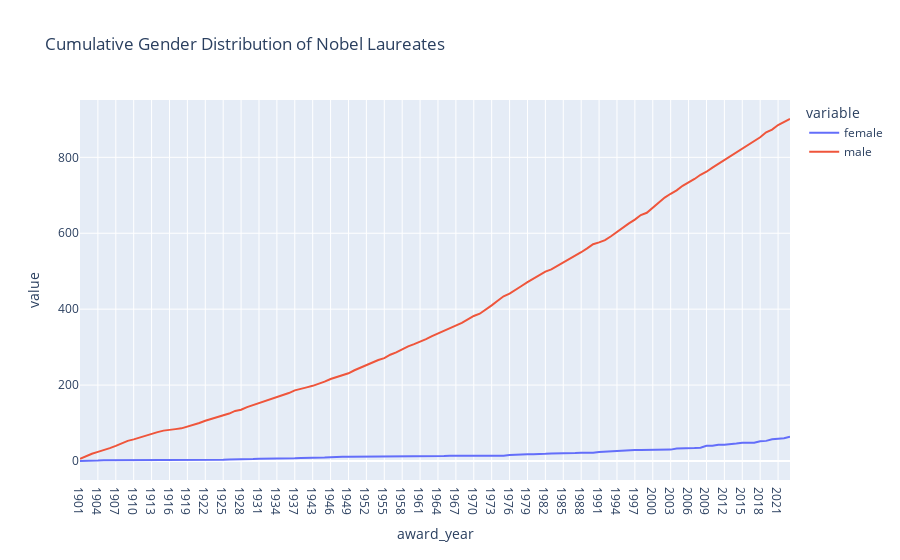

Write notebook code for a chart like this one.
### Code cell
fig = px.line(gender_cumulative, x=gender_cumulative.index, y=['female', 'male'], title='Cumulative Gender Distribution of Nobel Laureates')
fig.show()

### Figure 1 — Plotly figure (JSON) as saved in the notebook; plotly's stock layout.template omitted (floating-point values rounded to 4 significant figures)
{"data": [{"hovertemplate": "variable=female<br>award_year=%{x}<br>value=%{y}<extra></extra>", "legendgroup": "female", "line": {"color": "#636efa", "dash": "solid"}, "marker": {"symbol": "circle"}, "mode": "lines", "name": "female", "orientation": "v", "showlegend": true, "type": "scatter", "x": ["1901", "1902", "1903", "1904", "1905", "1906", "1907", "1908", "1909", "1910", "1911", "1912", "1913", "1914", "1915", "1916", "1917", "1918", "1919", "1920", "1921", "1922", "1923", "1924", "1925", "1926", "1927", "1928", "1929", "1930", "1931", "1932", "1933", "1934", "1935", "1936", "1937", "1938", "1939", "1943", "1944", "1945", "1946", "1947", "1948", "1949", "1950", "1951", "1952", "1953", "1954", "1955", "1956", "1957", "1958", "1959", "1960", "1961", "1962", "1963", "1964", "1965", "1966", "1967", "1968", "1969", "1970", "1971", "1972", "1973", "1974", "1975", "1976", "1977", "1978", "1979", "1980", "1981", "1982", "1983", "1984", "1985", "1986", "1987", "1988", "1989", "1990", "1991", "1992", "1993", "1994", "1995", "1996", "1997", "1998", "1999", "2000", "2001", "2002", "2003", "2004", "2005", "2006", "2007", "2008", "2009", "2010", "2011", "2012", "2013", "2014", "2015", "2016", "2017", "2018", "2019", "2020", "2021", "2022", "2023"], "xaxis": "x", "y": [0, 0, 1, 1, 2, 2, 2, 2, 3, 3, 3, 3, 3, 3, 3, 3, 3, 3, 3, 3, 3, 3, 3, 3, 3, 4, 4, 5, 5, 5, 6, 6, 6, 6, 7, 7, 7, 8, 8, 8, 8, 9, 10, 11, 11, 11, 11, 11, 11, 11, 11, 11, 11, 11, 11, 11, 11, 11, 11, 12, 13, 13, 14, 14, 14, 14, 14, 14, 14, 14, 14, 14, 16, 17, 17, 18, 18, 18, 19, 20, 20, 20, 21, 21, 22, 22, 22, 24, 25, 26, 26, 27, 28, 29, 29, 29, 29, 29, 29, 30, 33, 33, 33, 34, 35, 40, 40, 43, 43, 44, 46, 48, 48, 48, 52, 53, 57, 58, 60, 64], "yaxis": "y"}, {"hovertemplate": "variable=male<br>award_year=%{x}<br>value=%{y}<extra></extra>", "legendgroup": "male", "line": {"color": "#EF553B", "dash": "solid"}, "marker": {"symbol": "circle"}, "mode": "lines", "name": "male", "orientation": "v", "showlegend": true, "type": "scatter", "x": ["1901", "1902", "1903", "1904", "1905", "1906", "1907", "1908", "1909", "1910", "1911", "1912", "1913", "1914", "1915", "1916", "1917", "1918", "1919", "1920", "1921", "1922", "1923", "1924", "1925", "1926", "1927", "1928", "1929", "1930", "1931", "1932", "1933", "1934", "1935", "1936", "1937", "1938", "1939", "1943", "1944", "1945", "1946", "1947", "1948", "1949", "1950", "1951", "1952", "1953", "1954", "1955", "1956", "1957", "1958", "1959", "1960", "1961", "1962", "1963", "1964", "1965", "1966", "1967", "1968", "1969", "1970", "1971", "1972", "1973", "1974", "1975", "1976", "1977", "1978", "1979", "1980", "1981", "1982", "1983", "1984", "1985", "1986", "1987", "1988", "1989", "1990", "1991", "1992", "1993", "1994", "1995", "1996", "1997", "1998", "1999", "2000", "2001", "2002", "2003", "2004", "2005", "2006", "2007", "2008", "2009", "2010", "2011", "2012", "2013", "2014", "2015", "2016", "2017", "2018", "2019", "2020", "2021", "2022", "2023"], "xaxis": "x", "y": [6, 13, 19, 24, 28, 34, 40, 47, 53, 57, 62, 68, 73, 76, 80, 81, 84, 86, 90, 95, 100, 106, 111, 114, 120, 125, 132, 135, 142, 147, 152, 157, 162, 168, 172, 179, 186, 189, 194, 198, 203, 209, 216, 221, 225, 231, 239, 246, 253, 259, 266, 271, 280, 286, 295, 302, 308, 314, 321, 329, 336, 344, 349, 357, 364, 373, 382, 388, 398, 410, 422, 434, 441, 450, 461, 471, 481, 491, 499, 505, 514, 521, 531, 540, 550, 560, 571, 576, 582, 592, 604, 614, 626, 636, 648, 654, 667, 681, 694, 704, 713, 725, 733, 743, 754, 762, 773, 783, 792, 803, 814, 822, 833, 844, 853, 866, 873, 885, 894, 901], "yaxis": "y"}], "layout": {"legend": {"title": {"text": "variable"}, "tracegroupgap": 0}, "title": {"text": "Cumulative Gender Distribution of Nobel Laureates"}, "xaxis": {"anchor": "y", "domain": [0, 1], "title": {"text": "award_year"}}, "yaxis": {"anchor": "x", "domain": [0, 1], "title": {"text": "value"}}}}
